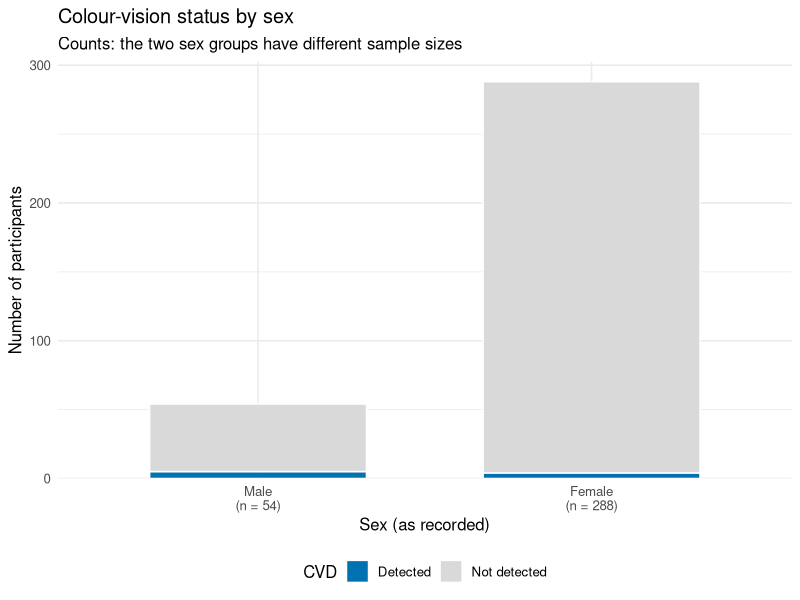
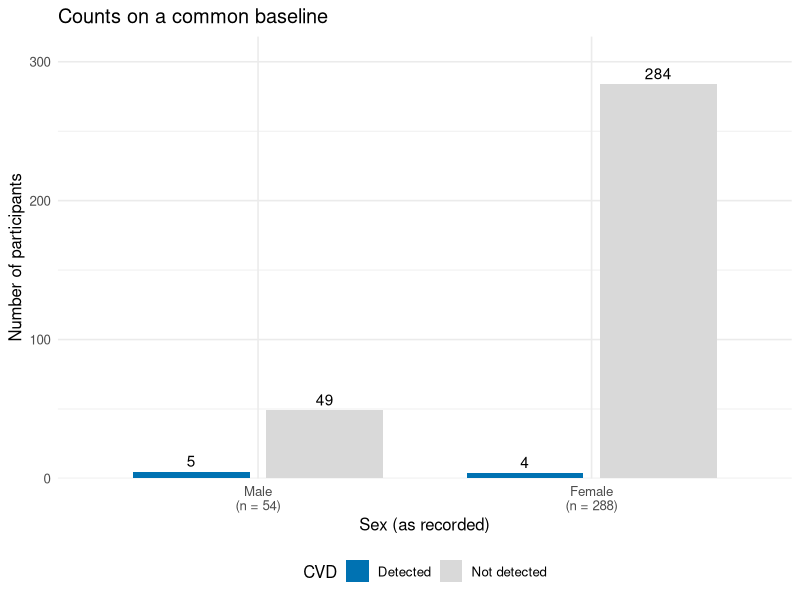
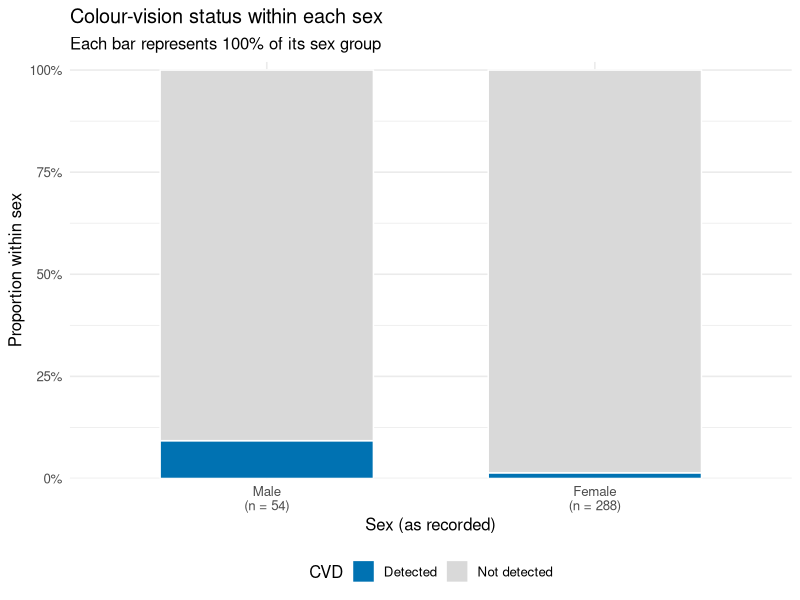
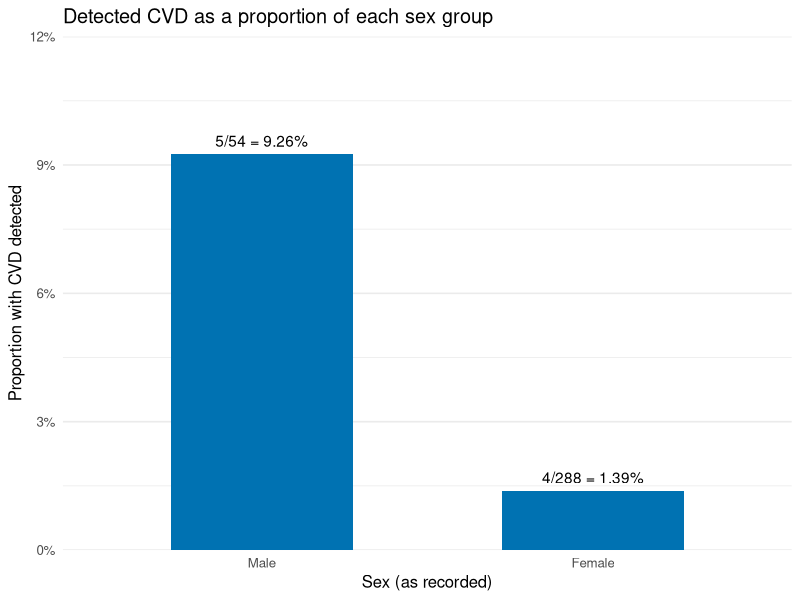
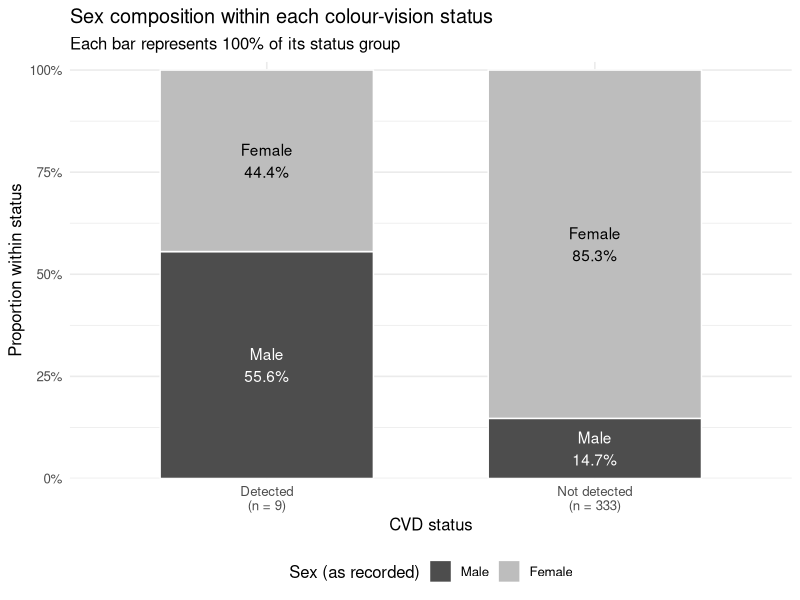
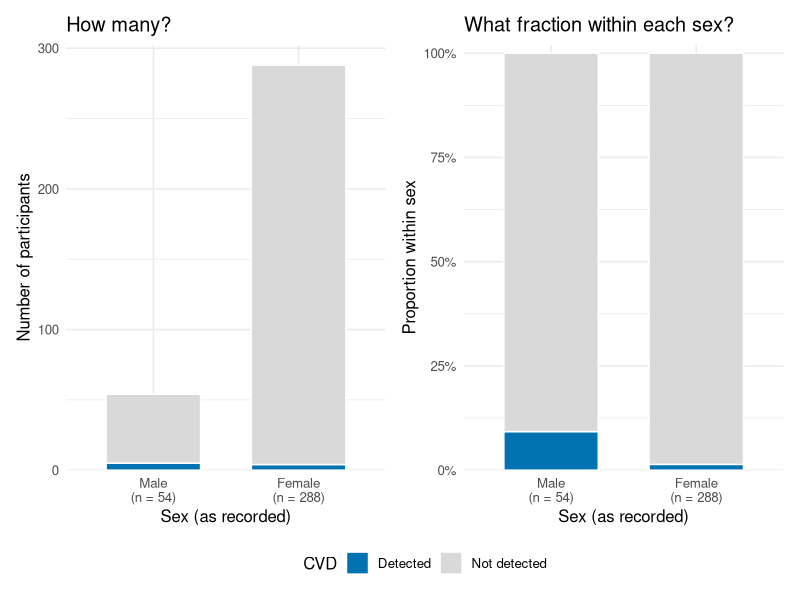
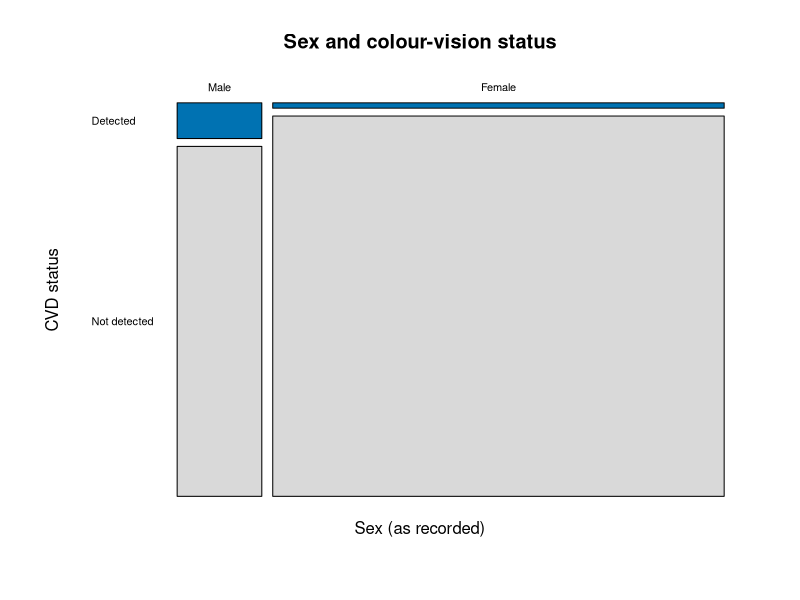

The R script that drew these images, in order: (Note: this script raises an error after producing the figures.)
## ---- chunk 1
knitr::opts_chunk$set(echo = FALSE, warning = FALSE, message = FALSE)
required <- c("ggplot2", "scales", "patchwork", "knitr")
missing <- required[!vapply(required, requireNamespace, logical(1), quietly = TRUE)]
if (length(missing)) stop("Install these packages: ", paste(missing, collapse = ", "))
library(ggplot2)
library(patchwork)
knitr::opts_chunk$set(echo = TRUE, message = FALSE, warning = TRUE,
                     fig.width = 8, fig.height = 5, fig.align = "center", dpi = 120)
theme_set(theme_minimal(base_size = 12))
cvd_colours <- c("Detected" = "#0072B2", "Not detected" = "#D9D9D9")
## ---- chunk 2
tab <- matrix(c(5, 49,
                4, 284), nrow = 2, byrow = TRUE)
dimnames(tab) <- list(
  Sex = c("Male", "Female"),
  CVD = c("Detected", "Not detected")
)
# Complements: 54 - 5 = 49 and 288 - 4 = 284.
knitr::kable(addmargins(tab), caption = "Observed counts with marginal totals.")
stopifnot(sum(tab) == 342, all(rowSums(tab) == c(54, 288)),
          all(colSums(tab) == c(9, 333)))
## ---- chunk 3
dat <- as.data.frame(as.table(tab))
dat$Sex <- factor(dat$Sex, levels = rownames(tab))
dat$CVD <- factor(dat$CVD, levels = colnames(tab))
dat$sex_total <- as.numeric(rowSums(tab)[as.character(dat$Sex)])
dat$status_total <- as.numeric(colSums(tab)[as.character(dat$CVD)])
dat$p_within_sex <- dat$Freq / dat$sex_total
dat$p_within_status <- dat$Freq / dat$status_total
sex_axis <- setNames(paste0(rownames(tab), "\n(n = ", rowSums(tab), ")"), rownames(tab))
status_axis <- setNames(paste0(colnames(tab), "\n(n = ", colSums(tab), ")"), colnames(tab))
## ---- chunk 4
p_counts <- ggplot(dat, aes(Sex, Freq, fill = CVD)) +
  geom_col(position = position_stack(reverse = TRUE), width = .65, colour = "white") +
  scale_fill_manual(values = cvd_colours) +
  scale_x_discrete(labels = sex_axis) +
  scale_y_continuous(expand = expansion(mult = c(0, .05))) +
  labs(title = "Colour-vision status by sex",
       subtitle = "Counts: the two sex groups have different sample sizes",
       x = "Sex (as recorded)", y = "Number of participants", fill = "CVD") +
  theme(legend.position = "bottom")
p_counts
## ---- chunk 5
ggplot(dat, aes(Sex, Freq, fill = CVD)) +
  geom_col(position = position_dodge(width = .8, preserve = "single"), width = .7) +
  geom_text(aes(label = Freq), position = position_dodge(width = .8), vjust = -.4) +
  scale_fill_manual(values = cvd_colours) +
  scale_x_discrete(labels = sex_axis) +
  scale_y_continuous(expand = expansion(mult = c(0, .12))) +
  labs(title = "Counts on a common baseline", x = "Sex (as recorded)",
       y = "Number of participants", fill = "CVD") +
  theme(legend.position = "bottom")
## ---- chunk 6
within_sex <- prop.table(tab, margin = 1)
knitr::kable(100 * within_sex, digits = 2,
             caption = "Percentages within sex: each row sums to 100%.")
stopifnot(all(abs(rowSums(within_sex) - 1) < 1e-12))
## ---- chunk 7
p_within_sex <- ggplot(dat, aes(Sex, Freq, fill = CVD)) +
  geom_col(position = position_fill(reverse = TRUE), width = .65, colour = "white") +
  scale_fill_manual(values = cvd_colours) +
  scale_x_discrete(labels = sex_axis) +
  scale_y_continuous(labels = scales::label_percent(),
                     expand = expansion(mult = c(0, .02))) +
  labs(title = "Colour-vision status within each sex",
       subtitle = "Each bar represents 100% of its sex group",
       x = "Sex (as recorded)", y = "Proportion within sex", fill = "CVD") +
  theme(legend.position = "bottom")
p_within_sex
## ---- chunk 8
detected <- subset(dat, CVD == "Detected")
detected$label <- sprintf("%d/%d = %.2f%%", detected$Freq,
                          detected$sex_total, 100 * detected$p_within_sex)
p_detected <- ggplot(detected, aes(Sex, p_within_sex)) +
  geom_col(fill = cvd_colours["Detected"], width = .55) +
  geom_text(aes(label = label), vjust = -.6) +
  scale_y_continuous(labels = scales::label_percent(accuracy = 1),
                     limits = c(0, .12), expand = expansion(mult = c(0, 0))) +
  labs(title = "Detected CVD as a proportion of each sex group",
       x = "Sex (as recorded)", y = "Proportion with CVD detected") +
  theme(panel.grid.major.x = element_blank())
p_detected
## ---- chunk 9
within_status <- prop.table(tab, margin = 2)
knitr::kable(100 * within_status, digits = 2,
             caption = "Percentages within colour-vision status: each column sums to 100%.")
stopifnot(all(abs(colSums(within_status) - 1) < 1e-12))
## ---- chunk 10
sex_colours <- c("Male" = "#4D4D4D", "Female" = "#BDBDBD")
p_reverse <- ggplot(dat, aes(CVD, p_within_status, fill = Sex)) +
  geom_col(position = position_stack(reverse = TRUE), width = .65, colour = "white") +
  geom_text(aes(label = sprintf("%s\n%.1f%%", Sex, 100 * p_within_status), colour = Sex),
            position = position_stack(vjust = .5, reverse = TRUE), show.legend = FALSE) +
  scale_colour_manual(values = c(Male = "white", Female = "black"), guide = "none") +
  scale_fill_manual(values = sex_colours) +
  scale_x_discrete(labels = status_axis) +
  scale_y_continuous(labels = scales::label_percent(),
                     expand = expansion(mult = c(0, .02))) +
  labs(title = "Sex composition within each colour-vision status",
       subtitle = "Each bar represents 100% of its status group",
       x = "CVD status", y = "Proportion within status", fill = "Sex (as recorded)") +
  theme(legend.position = "bottom")
p_reverse
## ---- chunk 11
(p_counts + labs(title = "How many?", subtitle = NULL)) +
  (p_within_sex + labs(title = "What fraction within each sex?", subtitle = NULL)) +
  plot_layout(guides = "collect") & theme(legend.position = "bottom")
## ---- chunk 12
mosaicplot(tab, color = unname(cvd_colours[colnames(tab)]),
           main = "Sex and colour-vision status",
           xlab = "Sex (as recorded)", ylab = "CVD status", las = 1)
## ---- chunk 13
library(tidyverse)

set.seed(123)

students <- tibble(
  student_id = 1:300,
  classes_attended = rbinom(300, size = 10, prob = 0.65)
) |>
  mutate(
    p_submit = plogis(-1.5 + 0.30 * classes_attended),
    assignments_submitted = rbinom(300, size = 12, prob = p_submit)
  )

students$p_submit=NULL
eg=expand.grid(0:10,0:12)
colnames(eg)=colnames(students)[-1]
eg=data.frame(student_id=nrow(students)+1:nrow(eg),eg)
students=rbind(students,eg)

write.csv(file="./data/students.csv",students)

## ---- chunk 14
ggplot(
  students,
  aes(x = classes_attended, y = assignments_submitted)
) +
  geom_point() +
  labs(
    title = "Classes attended and assignments submitted",
    x = "Number of classes attended",
    y = "Number of assignments submitted"
  ) +
  theme_minimal()
## ---- chunk 15
ggplot(
  students,
  aes(x = classes_attended, y = assignments_submitted)
) +
  geom_count(colour = "#2C7FB8", alpha = 0.75) +
  scale_size_area(max_size = 12) +
  scale_x_continuous(breaks = 0:10) +
  scale_y_continuous(breaks = 0:12) +
  labs(
    title = "Attendance and assignment submission",
    subtitle = "Circle area represents the number of students",
    x = "Number of classes attended",
    y = "Number of assignments submitted",
    size = "Students"
  ) +
  theme_minimal()
## ---- chunk 16
joint_counts <- students |>
  count(classes_attended, assignments_submitted)

ggplot(
  joint_counts,
  aes(
    x = classes_attended,
    y = assignments_submitted,
    fill = n
  )
) +
  geom_tile(colour = "white") +
  scale_x_continuous(breaks = 0:10) +
  scale_y_continuous(breaks = 0:12) +
  scale_fill_viridis_c(option = "C") +
  coord_equal() +
  labs(
    title = "Joint distribution of attendance and submissions",
    subtitle = "Darker cells contain more students",
    x = "Number of classes attended",
    y = "Number of assignments submitted",
    fill = "Students"
  ) +
  theme_minimal()
## ---- chunk 17
set.seed(123)

ggplot(
  students,
  aes(x = classes_attended, y = assignments_submitted)
) +
  geom_jitter(
    width = 0.10,
    height = 0.10,
    size = 1.8,
    alpha = 0.45,
    colour = "#2C7FB8"
  ) +
  scale_x_continuous(breaks = 0:10) +
  scale_y_continuous(breaks = 0:12) +
  labs(
    title = "Scatter plot with moderate jittering",
    subtitle = "Small displacements reveal overlapping observations",
    x = "Number of classes attended",
    y = "Number of assignments submitted"
  ) +
  theme_minimal()
## ---- chunk 18
set.seed(123)

ggplot(
  students,
  aes(x = classes_attended, y = assignments_submitted)
) +
  geom_jitter(
    width = 0.70,
    height = 0.70,
    size = 1.8,
    alpha = 0.45,
    colour = "#D95F0E"
  ) +
  scale_x_continuous(breaks = 0:10) +
  scale_y_continuous(breaks = 0:12) +
  labs(
    title = "Scatter plot with excessive jittering",
    subtitle = "Large displacements obscure the discrete structure",
    x = "Number of classes attended",
    y = "Number of assignments submitted"
  ) +
  theme_minimal()
## ---- chunk 19
library(patchwork)

p_count <- ggplot(
  students,
  aes(x = classes_attended, y = assignments_submitted)
) +
  geom_count(colour = "#2C7FB8", alpha = 0.75) +
  scale_size_area(max_size = 10) +
  labs(
    title = "Count plot",
    size = "Students"
  ) +
  theme_minimal()

set.seed(123)

p_small <- ggplot(
  students,
  aes(x = classes_attended, y = assignments_submitted)
) +
  geom_jitter(
    width = 0.10,
    height = 0.10,
    alpha = 0.45,
    colour = "#2C7FB8"
  ) +
  labs(title = "Moderate jitter") +
  theme_minimal()

set.seed(123)

p_large <- ggplot(
  students,
  aes(x = classes_attended, y = assignments_submitted)
) +
  geom_jitter(
    width = 0.70,
    height = 0.70,
    alpha = 0.45,
    colour = "#D95F0E"
  ) +
  labs(title = "Excessive jitter") +
  theme_minimal()

p_count + p_small + p_large +
  plot_annotation(
    title = "Three representations of two count variables"
  )
## ---- chunk 20
sessionInfo()
